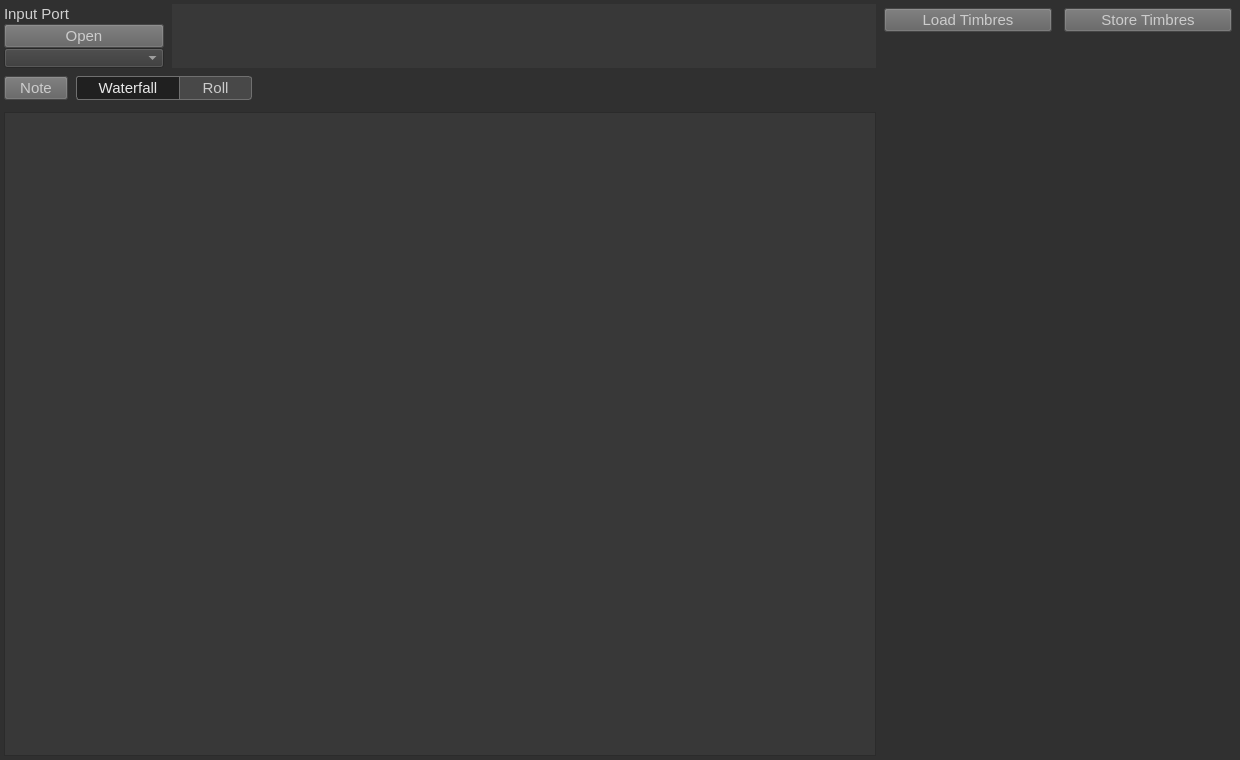
<?xml version="1.0" encoding="UTF-8"?>
<ui version="4.0">
 <class>ChiptuneMidiSynthesizerWidget</class>
 <widget class="QWidget" name="ChiptuneMidiSynthesizerWidget">
  <property name="geometry">
   <rect>
    <x>0</x>
    <y>0</y>
    <width>1240</width>
    <height>760</height>
   </rect>
  </property>
  <property name="font">
   <font>
    <pointsize>11</pointsize>
   </font>
  </property>
  <property name="windowTitle">
   <string>ChiptuneMIDI Synthesizer</string>
  </property>
  <property name="styleSheet">
   <string notr="true">QWidget {
background-color: rgb(48, 48, 48);
color: rgb(208, 208, 208);
}

QPushButton{
  background-color: rgb(96, 96, 96);
color: rgb(204, 204, 204);
}

QPushButton:pressed{
  background-color: rgb(56, 56, 56);
 color: rgb(128, 128, 128);
}

QPushButton:checked{
  background-color: rgb(32, 32, 32);
 color: rgb(128, 128, 128);
}


QSlider  {
background-color: rgb(48, 48, 48);
}


QSlider::groove:horizontal {
    border: 1px ;
    height: 4px; /* the groove expands to the size of the slider by default. by giving it a height, it has a fixed size */
background-color: rgb(96, 96, 96);
    margin: 2px 0;
}

QSlider::handle {
    background: qlineargradient(x1:0, y1:0, x2:1, y2:1, stop:0 #b4b4b4, stop:1 #8f8f8f);
    border: 1px solid #5c5c5c;
    width: 20px;
    margin: -2px 0; /* handle is placed by default on the contents rect of the groove. Expand outside the groove */
    border-radius: 3px;
}</string>
  </property>
  <widget class="QWidget" name="WaveWidget" native="true">
   <property name="geometry">
    <rect>
     <x>172</x>
     <y>4</y>
     <width>704</width>
     <height>64</height>
    </rect>
   </property>
   <property name="styleSheet">
    <string notr="true">QWidget {
background-color: rgb(56, 56, 56);
color: rgb(208, 208, 208);
}</string>
   </property>
  </widget>
  <widget class="QComboBox" name="InputPortComboBox">
   <property name="geometry">
    <rect>
     <x>4</x>
     <y>48</y>
     <width>160</width>
     <height>20</height>
    </rect>
   </property>
   <property name="styleSheet">
    <string notr="true">QWidget {
background-color: rgb(56, 56, 56);
color: rgb(208, 208, 208);
}
 QComboBox:disabled {
 background-color: rgb(40, 40, 40);
color: rgb(168, 168, 168);
 }</string>
   </property>
  </widget>
  <widget class="QLabel" name="InputPortLabel">
   <property name="geometry">
    <rect>
     <x>4</x>
     <y>4</y>
     <width>160</width>
     <height>20</height>
    </rect>
   </property>
   <property name="text">
    <string>Input Port</string>
   </property>
  </widget>
  <widget class="QPushButton" name="OpenCloseInputPortPushButton">
   <property name="geometry">
    <rect>
     <x>4</x>
     <y>24</y>
     <width>160</width>
     <height>24</height>
    </rect>
   </property>
   <property name="text">
    <string>Open</string>
   </property>
   <property name="checkable">
    <bool>true</bool>
   </property>
  </widget>
  <widget class="QPushButton" name="NotePushButton">
   <property name="geometry">
    <rect>
     <x>4</x>
     <y>76</y>
     <width>64</width>
     <height>24</height>
    </rect>
   </property>
   <property name="text">
    <string>Note</string>
   </property>
  </widget>
  <widget class="QWidget" name="SequencerViewModeWidget" native="true">
   <property name="geometry">
    <rect>
     <x>76</x>
     <y>76</y>
     <width>176</width>
     <height>24</height>
    </rect>
   </property>
   <property name="styleSheet">
    <string notr="true">QPushButton {
	background-color: rgb(72, 72, 72);
	border: 1px solid rgb(112, 112, 112);
	color: rgb(204, 204, 204);
	padding: 0px 8px;
}

QPushButton:checked {
	background-color: rgb(32, 32, 32);
	color: rgb(232, 232, 232);
}

QPushButton#SequencerWaterfallPushButton {
	border-top-left-radius: 3px;
	border-bottom-left-radius: 3px;
}

QPushButton#SequencerRollPushButton {
	border-left: 0px;
	border-top-right-radius: 3px;
	border-bottom-right-radius: 3px;
}</string>
   </property>
   <widget class="QPushButton" name="SequencerWaterfallPushButton">
    <property name="geometry">
     <rect>
      <x>0</x>
      <y>0</y>
      <width>104</width>
      <height>24</height>
     </rect>
    </property>
    <property name="text">
     <string>Waterfall</string>
    </property>
    <property name="checkable">
     <bool>true</bool>
    </property>
    <property name="checked">
     <bool>true</bool>
    </property>
    <attribute name="buttonGroup">
     <string notr="true">SequencerViewModeButtonGroup</string>
    </attribute>
   </widget>
   <widget class="QPushButton" name="SequencerRollPushButton">
    <property name="geometry">
     <rect>
      <x>104</x>
      <y>0</y>
      <width>72</width>
      <height>24</height>
     </rect>
    </property>
    <property name="text">
     <string>Roll</string>
    </property>
    <property name="checkable">
     <bool>true</bool>
    </property>
    <attribute name="buttonGroup">
     <string notr="true">SequencerViewModeButtonGroup</string>
    </attribute>
   </widget>
  </widget>
  <widget class="QScrollArea" name="SequencerScrollArea">
   <property name="geometry">
    <rect>
     <x>4</x>
     <y>112</y>
     <width>872</width>
     <height>644</height>
    </rect>
   </property>
   <property name="styleSheet">
    <string notr="true">QWidget {
background-color: rgb(56, 56, 56);
color: rgb(208, 208, 208);
}</string>
   </property>
   <property name="widgetResizable">
    <bool>true</bool>
   </property>
   <widget class="QWidget" name="scrollAreaWidgetContents">
    <property name="geometry">
     <rect>
      <x>0</x>
      <y>0</y>
      <width>870</width>
      <height>642</height>
     </rect>
    </property>
   </widget>
  </widget>
  <widget class="QWidget" name="TimbreListWidget" native="true">
   <property name="geometry">
    <rect>
     <x>880</x>
     <y>40</y>
     <width>356</width>
     <height>716</height>
    </rect>
   </property>
  </widget>
  <widget class="QPushButton" name="LoadTimbresPushButton">
   <property name="geometry">
    <rect>
     <x>884</x>
     <y>8</y>
     <width>168</width>
     <height>24</height>
    </rect>
   </property>
   <property name="text">
    <string>Load Timbres</string>
   </property>
   <property name="checkable">
    <bool>true</bool>
   </property>
  </widget>
  <widget class="QPushButton" name="StoreTimbresPushButton">
   <property name="geometry">
    <rect>
     <x>1064</x>
     <y>8</y>
     <width>168</width>
     <height>24</height>
    </rect>
   </property>
   <property name="text">
    <string>Store Timbres</string>
   </property>
  </widget>
 </widget>
 <resources/>
 <connections/>
 <buttongroups>
  <buttongroup name="SequencerViewModeButtonGroup"/>
 </buttongroups>
</ui>
